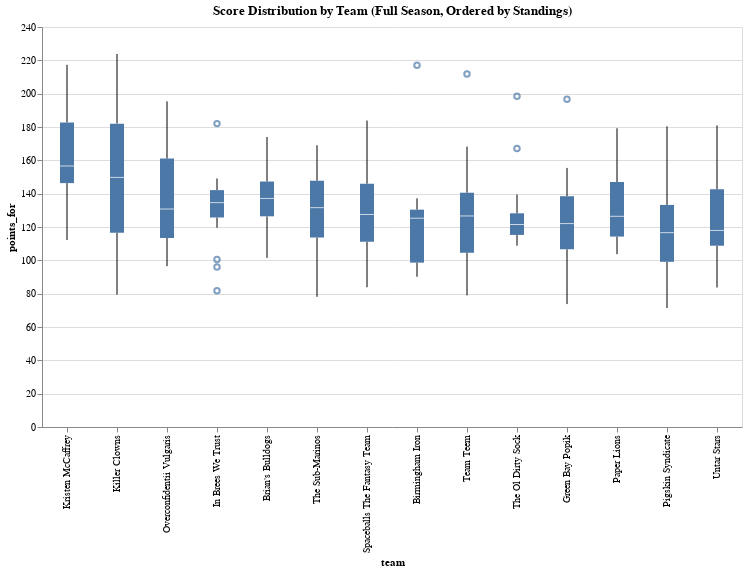

Source (notebook cell):
### Code cell
(alt.Chart(wide_form)
    .mark_boxplot()
    .encode(
        alt.X('team:N', sort=standings), 
        alt.Y('points_for:Q')
    )
    .properties(width=700, height=400, title='Score Distribution by Team (Full Season, Ordered by Standings)'))

### Figure 1 — Vega-Lite specification as saved in the notebook (floating-point values rounded to 4 significant figures; data arrays with more than 128 entries replaced by an {"elided": "..."} marker saying what was removed)
{"config": {"view": {"continuousWidth": 400, "continuousHeight": 300}}, "data": {"name": "data-a41b5e8bc9abe2d99c74b32d4a8e7bae"}, "mark": "boxplot", "encoding": {"x": {"type": "nominal", "field": "team", "sort": ["Kristen McCaffrey", "Killer Clowns", "Overconfidentii Vulgaris", "In Brees We Trust", "Brian's Bulldogs", "The Sub-Marinos", "Spaceballs The Fantasy Team", "Birmingham Iron", "Team Teem", "The Ol Dirty Sock", "Green Bay Popik", "Paper Lions", "Pigskin Syndicate", "Untar Stars"]}, "y": {"type": "quantitative", "field": "points_for"}}, "height": 400, "title": "Score Distribution by Team (Full Season, Ordered by Standings)", "width": 700, "$schema": "https://vega.github.io/schema/vega-lite/v4.8.1.json", "datasets": {"data-a41b5e8bc9abe2d99c74b32d4a8e7bae": {"elided": "224 records"}}}
